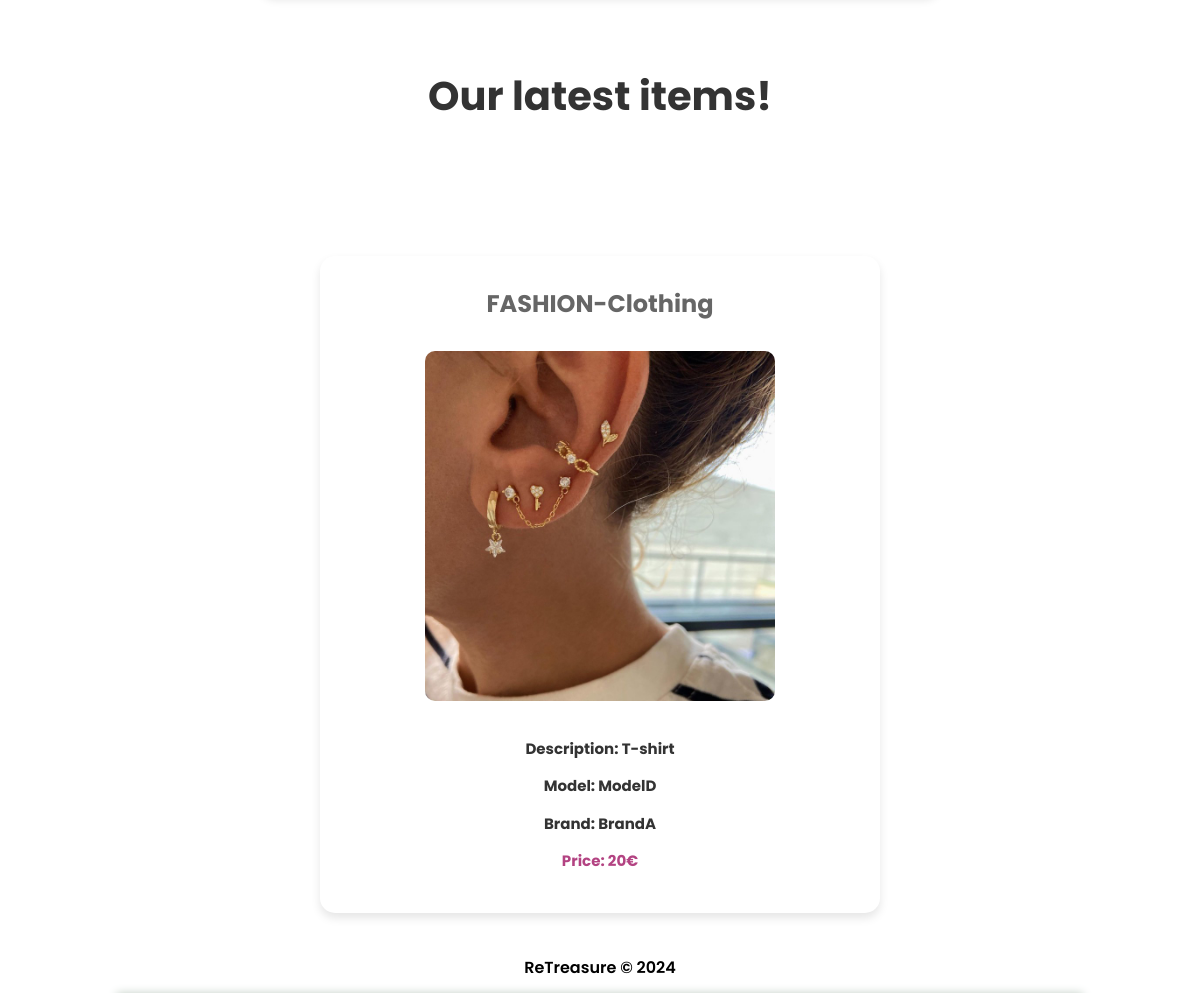
Page /pages/items_by_category.php?category=FASHION-Clothing (lower part) on the earlier database version.
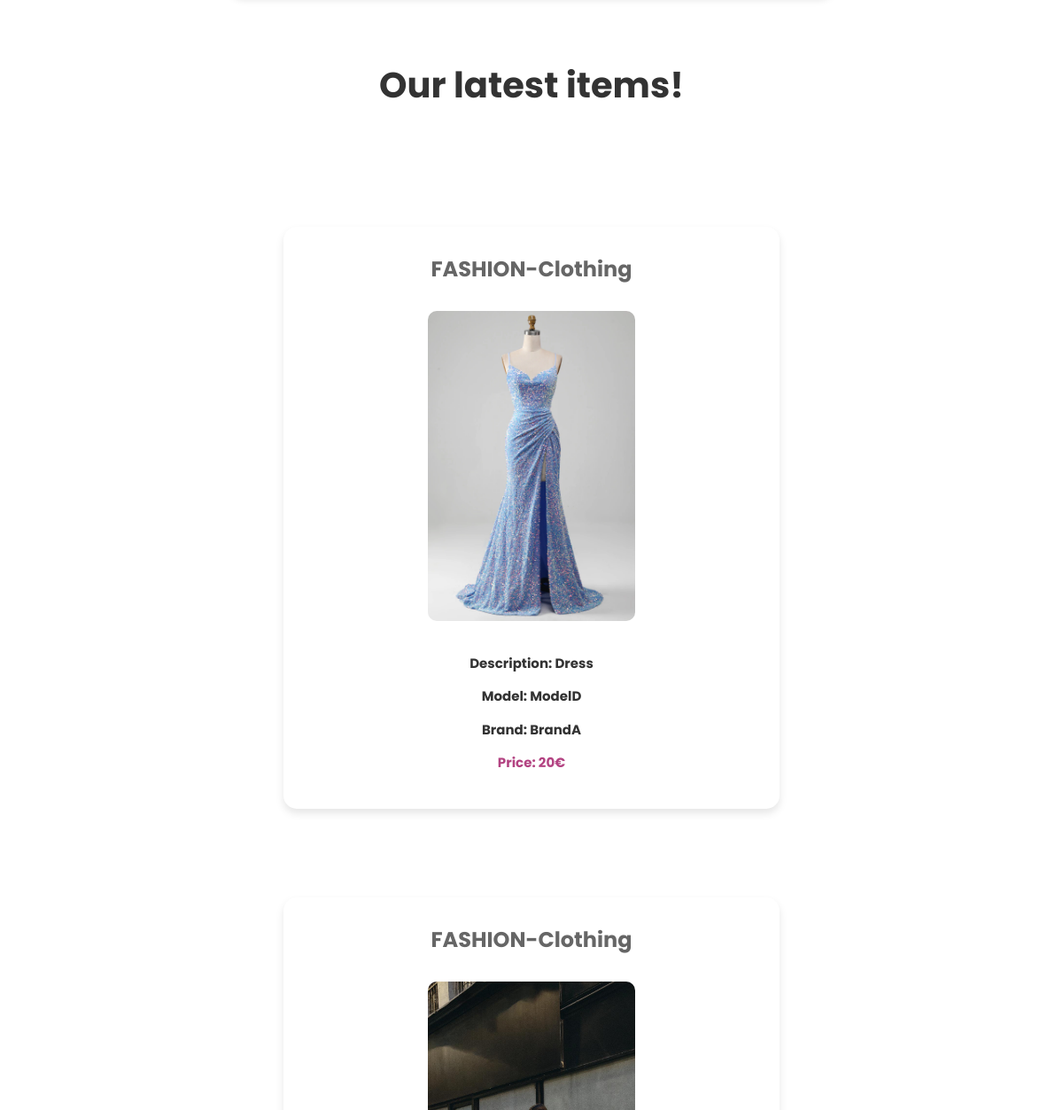
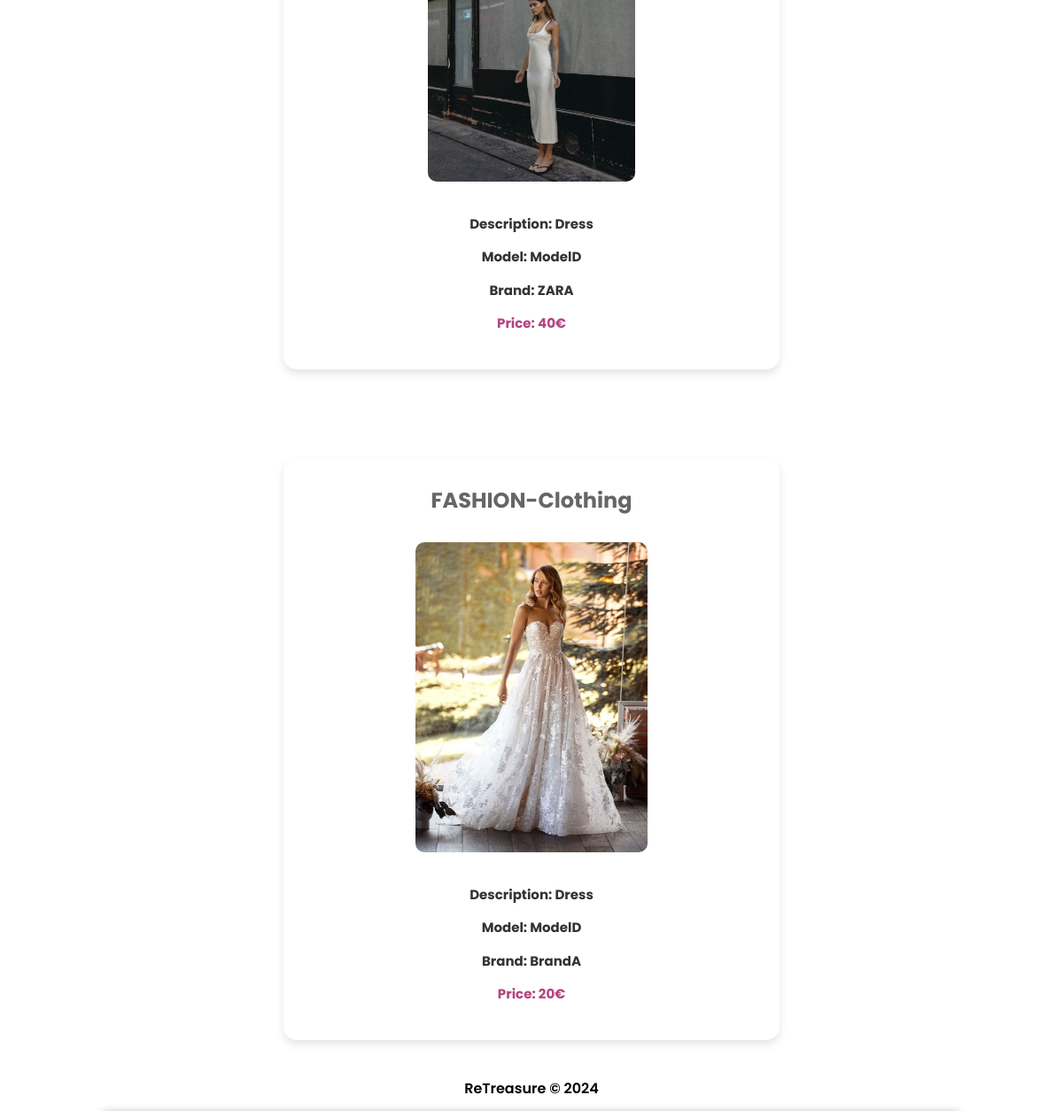
Same page on the later database version (2 pictures, top to bottom).
### tables this page shows
CREATE TABLE items(
    id INTEGER,
    ownerUser TEXT NOT NULL,
    category TEXT NOT NULL,
    descriptionItem TEXT NOT NULL,
    sizeItem TEXT NOT NULL,
    color TEXT NOT NULL,
    price INTEGER NOT NULL,
    brand TEXT NOT NULL,
    model TEXT NOT NULL,
    condition TEXT NOT NULL,
    imagePath TEXT NOT NULL,
    PRIMARY KEY (id),
    FOREIGN KEY (ownerUser) REFERENCES users(username)
);

### pages/items_by_category.php (called while the page is built, shortened)
<?php
  $session = new Session();
  require_once(__DIR__ . '/../database/item.class.php');
  require_once(__DIR__ . '/../templates/basic.tpl.php');
  require_once(__DIR__ . '/../templates/items.tpl.php');
  require_once(__DIR__ . '/../database/user.db.php');
  $dbh = get_database_connection();
  $category = $_GET['category'];
  drawHeader($session, "$category", $dbh);
  drawItemsByCategory($dbh, $category, "Sorted by Category");
  drawFooter();

### database/item.class.php (called while the page is built, shortened)
<?php
  class Item {
    public function __construct(int $id, string $ownerUser, string $category, string $descriptionItem, string $sizeItem, string $color, int $price, string $brand, string $model, string $condition, string $imagePath)
    {
      $this->id = $id;
      $this->category = $category;
      $this->descriptionItem = $descriptionItem;
      $this->price = $price;
      $this->brand = $brand;
      $this->model = $model;
      $this->imagePath = $imagePath;
    }
  }

### database/user.db.php (called while the page is built, shortened)
<?php
function is_sold(PDO $dbh, int $id) : bool
{
  $stmt = $dbh->prepare('SELECT * FROM sold WHERE id = ?');
  $stmt->execute(array($id));
  return $stmt->fetch() !== false;
}
function get_items_by_category(PDO $dbh, String $category ):array
{
  $stmt = $dbh->prepare('SELECT * FROM items WHERE category=?');
  $stmt->execute(array($category));
  $items = [];
  while ($row = $stmt->fetch(PDO::FETCH_ASSOC)) {
    $items[] = new Item(
      $row['id'],
      $row['ownerUser'],
      $row['category'],
      $row['descriptionItem'],
      $row['sizeItem'],
      $row['color'],
      $row['price'],
      $row['brand'],
      $row['model'],
      $row['condition'],
      $row['imagePath']
    );
  }
  return $items;
}

### templates/items.tpl.php (the view, shortened to what this page needs)
<?php
  require_once(__DIR__ . '/../database/user.db.php');
  require_once(__DIR__ . '/../database/item.class.php');
?>
<?php function drawItems(PDO $dbh, array $items) { ?>
    <section id="items2">
        <h3>Our latest items!</h3>
        <?php foreach ($items as $item) { ?>
            <?php if (!is_sold($dbh, $item->id)) { ?>
            <article>
                <h3><?=$item->category?></h3>
                <a href="/pages/item.php?id=<?=$item->id?>">
                    <img src="<?=$item->imagePath?>"><br>
                    <section id="description">
                        <p id="descriptionItem">Description: <?=htmlspecialchars($item->descriptionItem)?></p>
                        <p id="model">Model: <?=htmlspecialchars($item->model)?></p>
                        <p id="brand">Brand: <?=htmlspecialchars($item->brand)?></p>
                        <p id="price">Price: <?=$item->price?>&#8364</p>
                    </section>
                </a>
            </article>
            <?php } ?>
        <?php } ?>
    </section>
<?php } ?>

### templates/basic.tpl.php (shortened to what this page needs)
<?php
  require_once(__DIR__ . '/../database/item.class.php');
  require_once(__DIR__ . '/../database/user.db.php');
?>
<?php function drawHeader(Session $session, string $title, PDO $dbh) { ?>
<!DOCTYPE html>
<html lang="en-US">
  <head>
    <link rel="stylesheet" href="/css/style.css">
    <link rel="stylesheet" href="https://cdnjs.cloudflare.com/ajax/libs/font-awesome/6.0.0-beta3/css/all.min.css">
  </head>
  <body>
    <header>
    </header>
    <main>
<?php } ?>
<?php function drawFooter() { ?>
    </main>
    <footer>
      ReTreasure &copy; 2024
    </footer>
  </body>
</html>
<?php } ?>
<?php function drawItemsByCategory(PDO $dbh, string $category, string $title) { ?>
            <?php
            $items = get_items_by_category($dbh, $category);
            drawItems($dbh, $items);
            ?>
<?php } ?>

### css/style.css (style rules this page uses)
:root { --white1: #FFFEF5; --white2: #FBF7F4; --white3: #FFFFFF; --green1: #EAEEEB; --green2: #BECBC0; --green3: #A7B9AB; --green4: #738D79; --green5: #284730; --pink1: #DC839B; --pink2: #A62048; --shadow: 0 5px 15px rgba(0, 0, 0, 0.1); }
body { text-align: center; font-family: "Poppins", sans-serif; font-weight: 600; font-style: normal; overflow-wrap: break-word; word-wrap: break-word; word-break: break-word; background-color: var(--white3); margin: 0 auto; max-width: 100%; }
html { height: 100%; margin: 0; padding: 0; }
body { display: flex; flex-direction: column; min-height: 100%; }
main { flex: 1; overflow: auto; }
footer { height: 3.125rem; text-align: center; line-height: 3.125rem; }
p { font-size: 15px; line-height: 1.5; color: #000000; font-weight: bold; margin-bottom: 20px; }
h3 { margin-bottom: 10px; margin-top:0; font-family: "Poppins", sans-serif; font-style: normal; font-size: 0.01em; font-weight: 550; text-align: center; color:var(--green5); color: #333; }
#items2 { display: grid; grid-template-columns: repeat(4, 1fr); gap: 100px; padding: 30px; }
#items2 h3 { grid-column: span 4; text-align: center; margin-bottom: 30px; font-size: 2.5em; font-weight: 700; color: #333333; }
#items2 article { padding: 30px; background-color: #ffffff; border-radius: 15px; box-shadow: 0 5px 10px rgba(0, 0, 0, 0.1); transition: transform 0.3s; width: 100%; max-width: 500px; margin: 0 auto; }
#items2 article h3 { font-size: 1.5em; color: #666666; }
#items2 article img { max-width: 100%; border-radius: 10px; margin-bottom: 15px; height: 350px; object-fit: cover; }
#items2 article a { display: block; text-decoration: none; color: inherit; }
#items2 article #description { cursor: pointer; }
#items2 article #description p { margin-bottom: 10px; color: #333333; }
#items2 article #description #descriptionItem { font-weight: bold; }
#items2 article #description #price { font-weight: bold; color: #b34382; }
@media (max-width: 2400px) { #items2 { display: grid; grid-template-columns: repeat(3, 1fr); gap: 100px; padding: 30px; } }
@media (max-width: 2400px) { #items2 h3 { grid-column: span 3; } }
@media (max-width: 1700px) { #items2 { display: grid; grid-template-columns: repeat(2, 1fr); gap: 100px; padding: 30px; } }
@media (max-width: 1700px) { #items2 h3 { grid-column: span 2; } }
@media (max-width: 1400px) { #items2 { display: grid; grid-template-columns: repeat(1, 1fr); gap: 100px; padding: 30px; } }
@media (max-width: 1400px) { #items2 h3 { grid-column: span 1; } }

Differences in the rows shown:
changed items (number 1 of 3 on the later page): imagePath: a different picture; descriptionItem "T-shirt" → "Dress"
now on this page (row edited): items: category "FASHION-Clothing", imagePath (picture), descriptionItem "Dress", model "ModelD", brand "ZARA", price "40"
added items: category "FASHION-Clothing", imagePath (picture), descriptionItem "Dress", model "ModelD", brand "BrandA", price "20"
